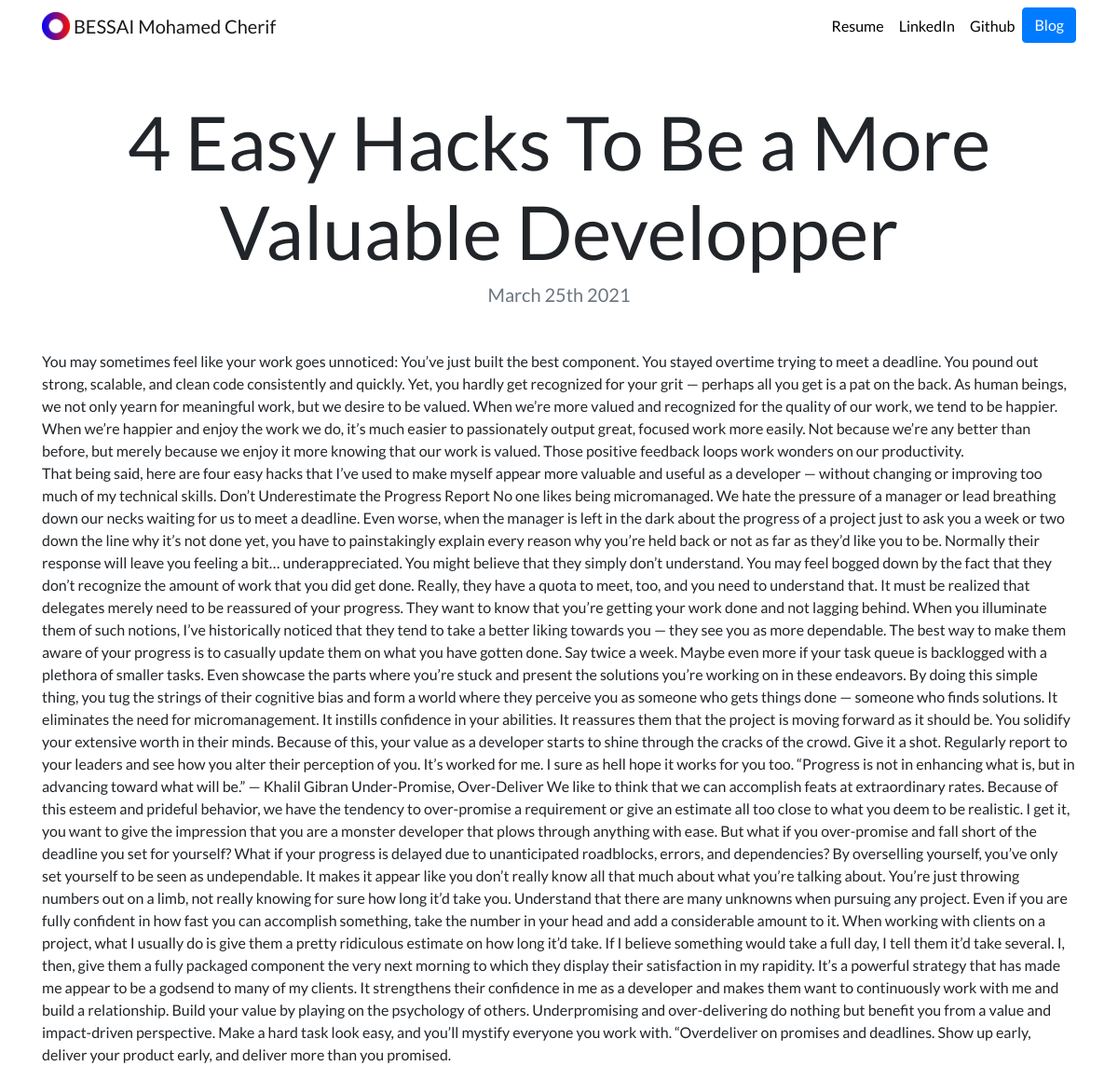
The app's page /blog/4/ with its own data.
### blog/models.py (models this page shows, shortened)
class Blog(models.Model):
    title = models.CharField(max_length=100)
    date = models.DateField()
    description = models.TextField(max_length=10000)

### blog/views.py (the view)
# urls.py: path('<int:blog_id>/', views.detail, name="detail"),
def detail(request, blog_id):
    blog = get_object_or_404(Blog, pk=blog_id)
    return render(request, "blog/detail.html", {"blog":blog})

### blog/templates/blog/detail.html
{% extends "portfolio/base.html" %}
{% load static %}
{% block content %}
<h1 class="text-center mt-5" id="blogdetailtitle">{{ blog.title }}</h1>
<h5 class="text-center text-muted mb-5">{{ blog.date|date:'F jS Y' }}</h5>
{{ blog.description|safe }}
{% endblock %}

### portfolio/static/portfolio/custom.css (style rules this page uses)
body { font-family: 'Lato', sans-serif; }
@media (min-width: 992px) { #blogdetailtitle { font-size: 5rem; } }

### records on screen
Blog: title "4 Easy Hacks To Be a More Valuable Developper", date "March 25th 2021", description "You may sometimes feel like your work goes unnoticed: You’ve just built the best component. You stayed overtime trying to meet a deadline. You pound out strong, scalable, and clean code consistently and quickly. Yet, you hardly get recognized for your grit — perhaps all you get is a pat on the back. As human beings, we not only yearn for meaningful work, but we desire to be valued. When we’re more valued and recognized for the quality of our work, we tend to be happier. When we’re happier and enjoy the work we do, it’s much easier to passionately output great, focused work more easily. Not because we’re any better than before, but merely because we enjoy it more knowing that our work is…"
